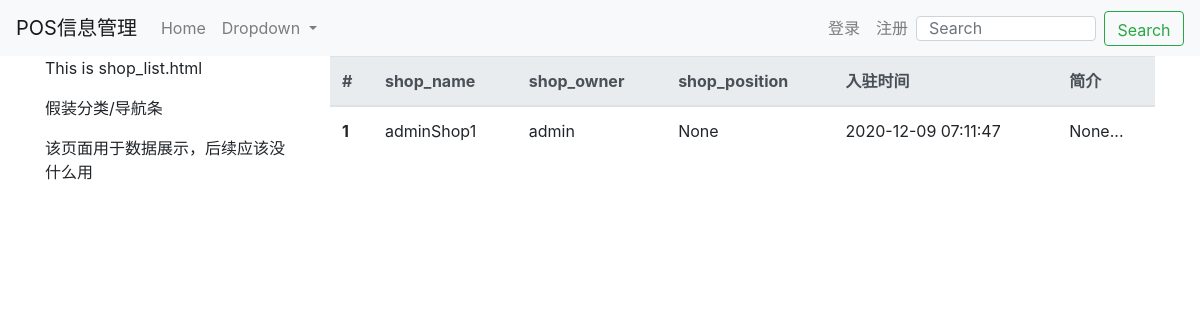
Screenshot of /store/shop_list/ with the database file from the repository.
### store/models.py (models this page shows)
class Shop(models.Model):
    shop_id = models.CharField(max_length=12, null=True)  # 商店编号————为一个用户开多个店铺做准备
    shop_name = models.CharField(max_length=32, null=True)
    shop_owner = models.ForeignKey(User, null=True, on_delete=models.CASCADE)
    shop_position = models.CharField(max_length=32, null=True)
    phone_number = models.CharField(max_length=11, null=True)
    contends = models.TextField(null=True)
    create_time = models.DateTimeField(auto_now_add=True)
    last_update = models.DateTimeField(auto_now=True)
    is_active = models.BooleanField(default=True)

### store/views.py (the view)
# urls.py: path('shop_list/', views.shop_list, name='shop_list'),
def shop_list(request):
    shops = Shop.objects.all
    context = {}
    context['shop_list'] = shops
    return render(request, 'store/shop_list.html', context)

### store/templates/store/shop_list.html (shortened to what this page needs)
{% extends 'base.html' %}
{% block content %}
    <div class="container">
        <div class="row">
            <div class="col-md-3">
                <p>This is shop_list.html</p>
                <p>假装分类/导航条</p>
                <p>该页面用于数据展示，后续应该没什么用</p>
            </div>
            <div class="col-md-9">
                <table class="table">
                    <thead class="thead-light">
                      <tr>
                        <th scope="col">#</th>
                        <th scope="col">shop_name</th>
                        <th scope="col">shop_owner</th>
                        <th scope="col">shop_position</th>
                        <th scope="col">入驻时间</th>
                        <th scope="col">简介</th>
                      </tr>
                    </thead>
                    <tbody>
                        {% for shop in shop_list %}
                            {% if shop.is_active %}
                                <tr>
                                    <th scope="row">{{ shop.pk }}</th>
                                    <td>{{ shop.shop_name }}</td>
                                    <td>{{ shop.shop_owner }}</td>
                                    <td>{{ shop.shop_position }}</td>
                                    <td>{{ shop.create_time|date:"Y-m-d H:i:s" }}</td>
                                    <td>{{ shop.contends|truncatechars:"5" }}...</td>
                                </tr>
                            {% endif %}
                        {% empty %}
                            <p>没有数据哦~</p>
                        {% endfor %}
                    </tbody>
                </table>
            </div>
        </div>
    </div>
{% endblock %}

### rows the page displays
Shop: pk "1", shop_name "adminShop1", shop_owner "admin", shop_position "None", create_time "2020-12-09 07:11:47", contends "None"
